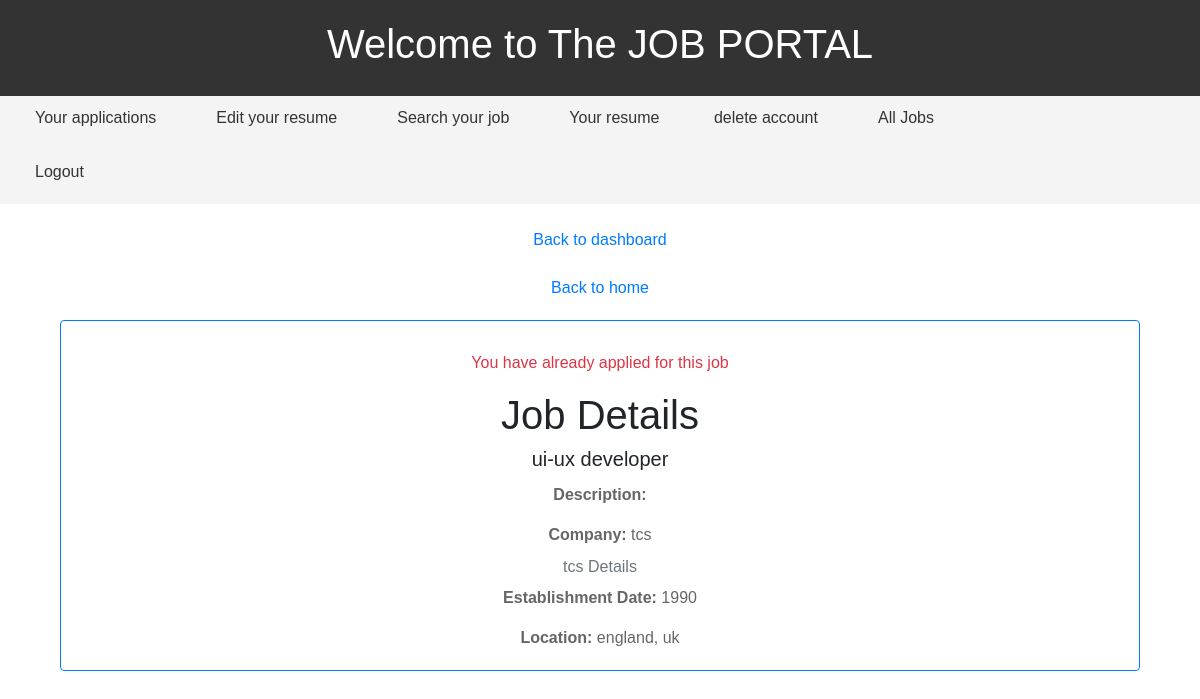
The page /job-details/8/ (signed in) on the database its author committed.
### job/models.py (models this page shows, shortened)
class Job (models.Model):
    user = models. ForeignKey (User, on_delete=models.CASCADE)
    company = models. ForeignKey (Company, on_delete=models.CASCADE)
    title = models. CharField(max_length=100)
    location = models. CharField(max_length=100)
    salary = models. PositiveIntegerField(default=35000)
    is_available=models.BooleanField(default=True)
    timestamb=models.DateTimeField(auto_now_add=True)
    job_description = models.TextField(null=True,blank=True)
    required_qualifications = models.CharField(max_length=50,null=True,blank=True)
    responsibilities = models.TextField(null=True,blank=True)
    application_Deadline = models.DateField(null=True,blank=True)
    option = (('Full-time', 'Full-time'), ('Part-time', 'Part-time'), ('Contract', 'Contract'), ('etc', 'etc'))
    Employment_Type = models.CharField(choices=option, max_length=20,null=True,blank=True)
    Company_Benefits = models.TextField(null=True,blank=True)
    How_to_Apply = models.TextField(null=True,blank=True)
    cover_letter=models.CharField(max_length=20,null=True,blank=True)
    status_choices = (('Accepted', 'Accepted'),
                      ('Declined', 'Declined'),
                      ('Pending', 'Pending'))
    status = models.CharField(max_length=20, choices=status_choices,null=True)

### company/models.py (models this page shows)
class Company(models.Model):
    user = models. OneToOneField(User, on_delete=models.CASCADE)
    name = models. CharField(max_length=100,null=True,blank=True)
    est_date = models. PositiveIntegerField(null=True,blank=True)
    city = models. CharField(max_length=100,null=True,blank=True)
    state = models. CharField(max_length=100,null=True,blank=True)
    def __str__(self):
        return self.name

### website/views.py (the view)
# urls.py: path('job-details/<int:pk>/',job_details,name="job-details"),
@login_required
def job_details(request, pk):
    try:
        if ApplyJob.objects.filter(user=request.user, job=pk).exists():
            has_applied = True
        else:
            has_applied = False
        job = Job.objects.get(pk=pk)
        context = {
            'job': job,
            'has_applied': has_applied
        }
        return render(request, 'website/job_detail.html', context)
    except Job.DoesNotExist:
        messages.error(request, "Job not found.")
        return redirect('job_list')

### templates/website/job_detail.html (shortened to what this page needs)
{% extends 'users/base.html' %}
{% block content %}
<div class="container">
    <div class="card border-primary">
        <div class="card-body">
            {% if request.user.is_authenticated and request.user.is_applicant %}
                {% if not has_applied %}
                    <a href="{% url 'apply-to-job' job.pk %}" class="btn btn-primary mb-3">Apply Now</a>
                {% else %}
                    <p><span class="text-danger">You have already applied for this job</span></p>
                {% endif %}
                <h1>Job Details</h1>
                <h5 class="card-title">{{ job.title }}</h5>
                <p class="card-text"><strong>Description:</strong> {{ job.description }}</p>
                <p class="card-text"><strong>Company:</strong> {{ job.company }}</p>
                <h6 class="card-subtitle mb-2 text-muted">{{ job.company.name }} Details</h6>
                <p class="card-text"><strong>Establishment Date:</strong> {{ job.company.est_date }}</p>
                <p class="card-text"><strong>Location:</strong> {{ job.company.city }}, {{ job.company.state }}</p>
            {% endif %}
        </div>
    </div>
</div>
{% endblock %}

### templates/users/base.html (style rules this page uses)
body { font-family: Arial, sans-serif; margin: 0; padding: 0; }
.container { margin: 20px auto; text-align: center; }
.container p { color: #666; margin-top: 10px; }

### rows shown on the page
Job: title "ui-ux developer", company "tcs", company.name "tcs", company.est_date "1990", company.city "england", company.state "uk"
